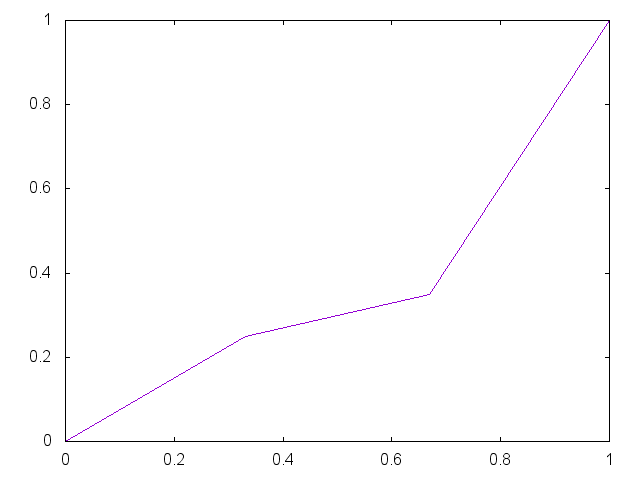

This chart was generated by the following gnuplot code:
set term png

set output "generate/static/generate/unique-0.25-0.35.png"
plot '-' smooth unique notitle
0 0
0.33 0.25
0.67 0.35 
1 1
e

reset;
